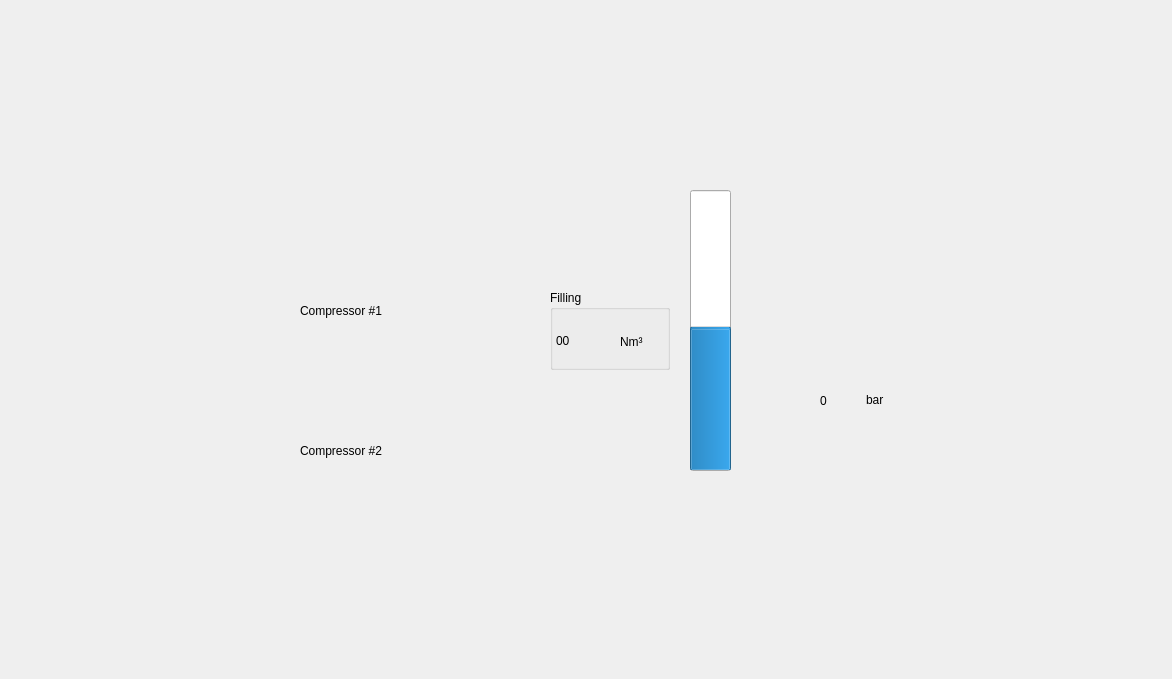
<?xml version="1.0" encoding="UTF-8"?>
<ui version="4.0">
 <class>ScreenCA</class>
 <widget class="QWidget" name="ScreenCA">
  <property name="geometry">
   <rect>
    <x>0</x>
    <y>0</y>
    <width>1172</width>
    <height>679</height>
   </rect>
  </property>
  <property name="windowTitle">
   <string>Form</string>
  </property>
  <widget class="QLabel" name="backgroundLabel">
   <property name="geometry">
    <rect>
     <x>180</x>
     <y>30</y>
     <width>811</width>
     <height>511</height>
    </rect>
   </property>
   <property name="text">
    <string/>
   </property>
   <property name="pixmap">
    <pixmap resource="graphics/resources.qrc">:/compressedair2.png</pixmap>
   </property>
  </widget>
  <widget class="QLabel" name="labelCompressor1">
   <property name="geometry">
    <rect>
     <x>323</x>
     <y>349</y>
     <width>81</width>
     <height>81</height>
    </rect>
   </property>
   <property name="text">
    <string/>
   </property>
   <property name="pixmap">
    <pixmap resource="graphics/resources.qrc">:/compressorOff.png</pixmap>
   </property>
  </widget>
  <widget class="QLabel" name="labelC1FlowRate">
   <property name="geometry">
    <rect>
     <x>300</x>
     <y>300</y>
     <width>131</width>
     <height>21</height>
    </rect>
   </property>
   <property name="text">
    <string>Compressor #1</string>
   </property>
  </widget>
  <widget class="QLabel" name="labelSensorPSH">
   <property name="geometry">
    <rect>
     <x>804</x>
     <y>328</y>
     <width>98</width>
     <height>42</height>
    </rect>
   </property>
   <property name="text">
    <string/>
   </property>
   <property name="pixmap">
    <pixmap resource="graphics/resources.qrc">:/sensorPSHoff.png</pixmap>
   </property>
  </widget>
  <widget class="QLabel" name="label_6">
   <property name="geometry">
    <rect>
     <x>866</x>
     <y>389</y>
     <width>31</width>
     <height>21</height>
    </rect>
   </property>
   <property name="text">
    <string>bar</string>
   </property>
  </widget>
  <widget class="QLabel" name="labelSensorPSLL">
   <property name="geometry">
    <rect>
     <x>804</x>
     <y>448</y>
     <width>131</width>
     <height>42</height>
    </rect>
   </property>
   <property name="text">
    <string/>
   </property>
   <property name="pixmap">
    <pixmap resource="graphics/resources.qrc">:/sensorPSLLoff.png</pixmap>
   </property>
  </widget>
  <widget class="QLabel" name="labelC2FlowRate">
   <property name="geometry">
    <rect>
     <x>300</x>
     <y>440</y>
     <width>141</width>
     <height>21</height>
    </rect>
   </property>
   <property name="text">
    <string>Compressor #2</string>
   </property>
  </widget>
  <widget class="QGroupBox" name="groupBox">
   <property name="geometry">
    <rect>
     <x>550</x>
     <y>290</y>
     <width>120</width>
     <height>80</height>
    </rect>
   </property>
   <property name="title">
    <string>Filling</string>
   </property>
   <widget class="QLabel" name="labelValueAirAmountNm">
    <property name="geometry">
     <rect>
      <x>6</x>
      <y>40</y>
      <width>60</width>
      <height>21</height>
     </rect>
    </property>
    <property name="text">
     <string>00</string>
    </property>
   </widget>
   <widget class="QLabel" name="label_3">
    <property name="geometry">
     <rect>
      <x>70</x>
      <y>41</y>
      <width>41</width>
      <height>21</height>
     </rect>
    </property>
    <property name="text">
     <string>Nm³</string>
    </property>
   </widget>
  </widget>
  <widget class="QProgressBar" name="progressBar">
   <property name="geometry">
    <rect>
     <x>690</x>
     <y>190</y>
     <width>41</width>
     <height>281</height>
    </rect>
   </property>
   <property name="value">
    <number>50</number>
   </property>
   <property name="orientation">
    <enum>Qt::Vertical</enum>
   </property>
  </widget>
  <widget class="QLabel" name="labelCompressor0">
   <property name="geometry">
    <rect>
     <x>323</x>
     <y>214</y>
     <width>81</width>
     <height>81</height>
    </rect>
   </property>
   <property name="text">
    <string/>
   </property>
   <property name="pixmap">
    <pixmap resource="graphics/resources.qrc">:/compressorOff.png</pixmap>
   </property>
  </widget>
  <widget class="QLabel" name="labelSensorPSL">
   <property name="geometry">
    <rect>
     <x>804</x>
     <y>404</y>
     <width>131</width>
     <height>51</height>
    </rect>
   </property>
   <property name="text">
    <string/>
   </property>
   <property name="pixmap">
    <pixmap resource="graphics/resources.qrc">:/sensorPSLoff.png</pixmap>
   </property>
  </widget>
  <widget class="QLabel" name="labelPI">
   <property name="geometry">
    <rect>
     <x>820</x>
     <y>390</y>
     <width>48</width>
     <height>21</height>
    </rect>
   </property>
   <property name="text">
    <string>0</string>
   </property>
  </widget>
 </widget>
 <resources>
  <include location="graphics/resources.qrc"/>
 </resources>
 <connections/>
</ui>
